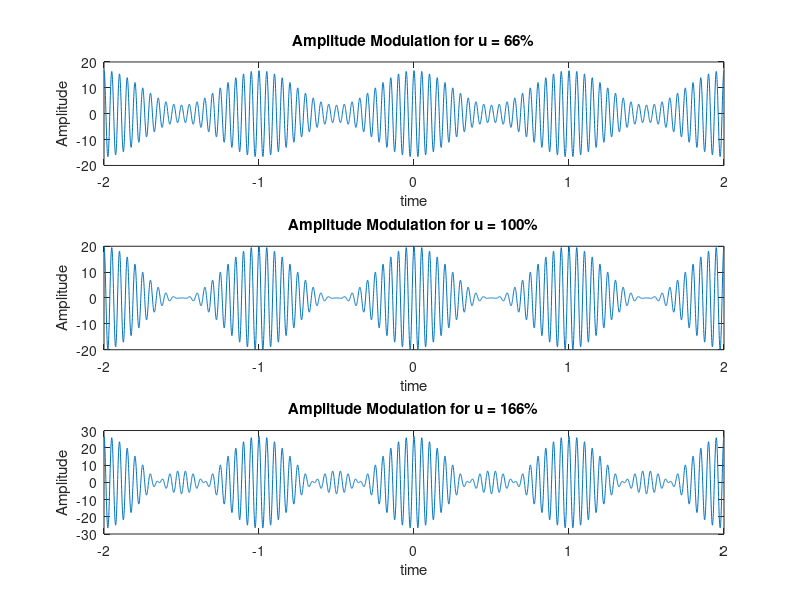

The MATLAB source for this figure:
t = -2 : 0.001 : 2;
u = 2/3; % modulation index = 66% %
Ac = 10;
fm = 1;
fc = 20;
m = cos(2*pi*fm*t);
c = Ac*cos(2*pi*fc*t);
s = Ac*(1 + u.*m) .* cos(2*pi*fc*t);
subplot(3,1,1)
plot(t,s);
title('Amplitude Modulation for u = 66%');
xlabel('time');
ylabel('Amplitude');

u = 1; % modulation index = 100% %
s = Ac*(1 + u.*m) .* cos(2*pi*fc*t);
subplot(3,1,2)
plot(t,s);
title('Amplitude Modulation for u = 100%');
xlabel('time');
ylabel('Amplitude');

u = 5/3; % modulation index = 166% %
s = Ac*(1 + u.*m) .* cos(2*pi*fc*t);
subplot(3,1,3)
plot(t,s);
title('Amplitude Modulation for u = 166%');
xlabel('time');
ylabel('Amplitude');